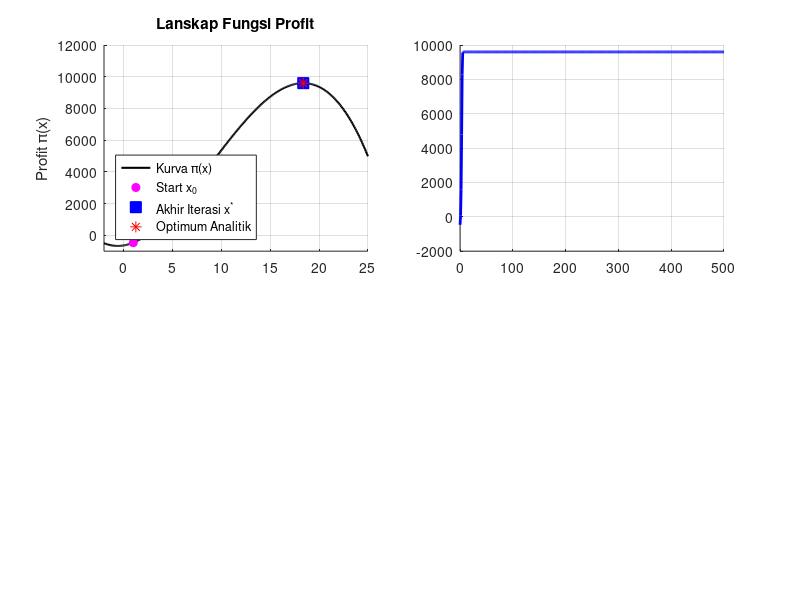

The MATLAB source for this figure: (Note: this script raises an error after producing the figure.)
% ===================================================== 
%  UTS Matematika Sains Data — Semester Genap 2025/2026 
%  Soal 6.2e — Implementasi Gradient Descent (Plot Turunan pi'(x))
%  Nama  : Muhammad Farand Danendra
%  NIM   : 2510514025 
%  Parameter: N=25, a=2, b=5, K=8, theta0=85, alpha=0.006 
%  Tanggal:  28 April 2026 
% ===================================================== 

disp(['Tanggal & Waktu Eksekusi: ', datestr(now)])

% Inisialisasi Parameter
x0 = 1;
alpha = 0.006;
iter_max = 500;

% Fungsi profit (pi_f) dan turunannya (dpi)
pi_f = @(x) -3*x.^3 + 80*x.^2 + 100*x - 640;
dpi  = @(x) -9*x.^2 + 160*x + 100;

% Solusi Analitik (Akar persamaan kuadrat)
x_analitik = (-160 - sqrt(160^2 - 4*(-9)*(100))) / (2*(-9)); 
pi_analitik = pi_f(x_analitik);

% Inisialisasi Histori
x_hist   = zeros(iter_max + 1, 1);
pi_hist  = zeros(iter_max + 1, 1);
dpi_hist = zeros(iter_max + 1, 1);
x_curr = x0;

% Loop Iterasi Gradient Descent
for k = 1:iter_max+1
    x_hist(k)   = x_curr;
    pi_hist(k)  = pi_f(x_curr);
    dpi_hist(k) = dpi(x_curr);

    x_curr = x_curr + alpha * dpi(x_curr);
end

x_star   = x_hist(end);
pi_star  = pi_hist(end);

% Visualisasi 2x2
figure('Name', 'Analisis 6.2e', 'Position', [50, 50, 1100, 600]);
x_range = -2:0.1:25;

% [1] Kiri Atas: Lanskap Fungsi Profit
subplot(2, 2, 1); hold on; grid on;
plot(x_range, pi_f(x_range), 'k-', 'LineWidth', 1.5, 'DisplayName', 'Kurva \pi(x)');
plot(x0, pi_f(x0), 'mo', 'MarkerFaceColor', 'm', 'DisplayName', 'Start x_0');
plot(x_star, pi_star, 'bs', 'MarkerSize', 8, 'MarkerFaceColor', 'b', 'DisplayName', 'Akhir Iterasi x^*');
plot(x_analitik, pi_analitik, 'r*', 'MarkerSize', 8, 'DisplayName', 'Optimum Analitik');
title('Lanskap Fungsi Profit', 'FontSize', 11); ylabel('Profit \pi(x)'); legend('Location', 'southwest'); xlim([-2 25]); ylim([-1000 12000]);

% [2] Kanan Atas: Konvergensi Profit vs Iterasi
subplot(2, 2, 2); hold on; grid on;
plot(0:iter_max, pi_hist, 'b-', 'LineWidth', 2, 'DisplayName', 'Histori Profit');
yline(pi_analitik, 'r--', 'LineWidth', 1.5, 'DisplayName', 'Max Profit (Analitik)');
title('Konvergensi Profit \pi(x_k)', 'FontSize', 11); ylabel('Nilai Profit'); xlabel('Iterasi (k)'); legend('Location', 'southeast'); ylim([-1000 12000]);

% [3] Kiri Bawah: Lanskap Fungsi Turunan
subplot(2, 2, 3); hold on; grid on;
plot(x_range, dpi(x_range), 'g-', 'LineWidth', 1.5, 'DisplayName', 'Kurva \pi''(x)');
yline(0, 'k-', 'LineWidth', 1, 'HandleVisibility', 'off');
plot(x_star, dpi_hist(end), 'bs', 'MarkerSize', 8, 'MarkerFaceColor', 'b', 'DisplayName', 'Akhir (Gradien \approx 0)');
plot(x_analitik, 0, 'r*', 'MarkerSize', 8, 'DisplayName', 'Akar Analitik');
title('Lanskap Turunan (Gradien)', 'FontSize', 11); ylabel('Gradien \pi''(x)'); xlabel('Harga (x)'); legend('Location', 'southwest'); xlim([-2 25]);

% [4] Kanan Bawah: Konvergensi Turunan vs Iterasi
subplot(2, 2, 4); hold on; grid on;
plot(0:iter_max, dpi_hist, 'g-', 'LineWidth', 2, 'DisplayName', 'Histori Gradien');
yline(0, 'r--', 'LineWidth', 1.5, 'DisplayName', 'Target \pi''(x) = 0');
title('Konvergensi Turunan \pi''(x_k)', 'FontSize', 11); ylabel('Nilai Gradien'); xlabel('Iterasi (k)'); legend('Location', 'northeast');

% Perbandingan Analisis:
disp('--- HASIL OPTIMASI ---');
disp(['Solusi Analitik (x*)     : ', num2str(x_analitik)]);
disp(['Akhir 500 Iterasi (x*)   : ', num2str(x_star)]);
